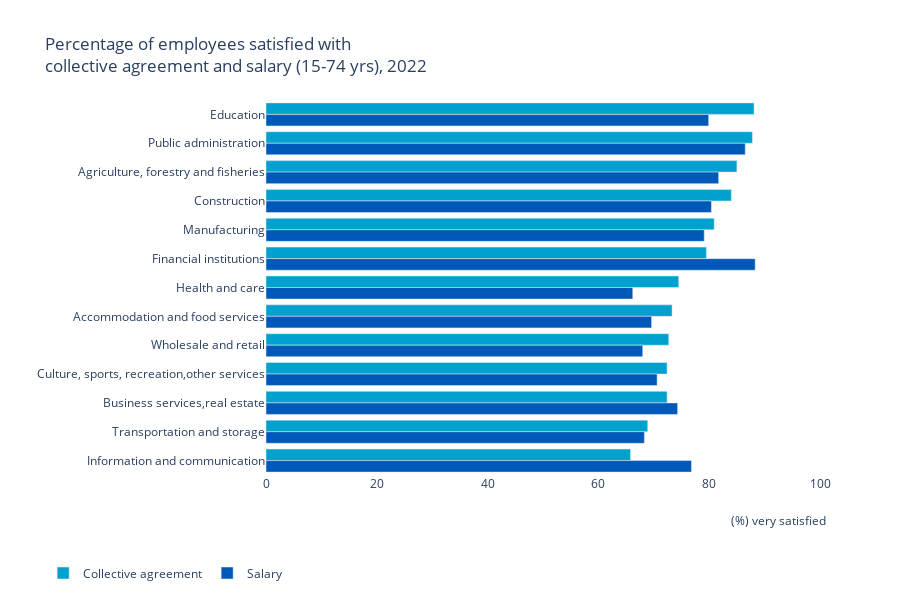

Here is the notebook cell this chart was saved with:
### Markdown cell above
It va esser tam simplic quam Occidental in fact, it va esser Occidental. A un Angleso it va semblar un simplificat Angles, quam un skeptic Cambridge amico dit me que Occidental es. Li Europan lingues es membres del sam familie. Lor separat existentie es un myth. Por scientie, musica, sport etc, litot Europa usa li sam vocabular. Li lingues differe solmen in li grammatica, li pronunciation e li plu commun vocabules. Omnicos directe al desirabilite de un nov lingua franca: On refusa continuar payar custosi traductores. At solmen va esser necessi far uniform grammatica, pronunciation e plu sommun paroles.

### Code cell
import plotly.graph_objects as go
import pandas as pd

# Read the data from table3.csv
df3 = pd.read_csv('table3.csv')

# Create an empty figure
fig3 = go.Figure()

# Define a list of tuples with the variable names and their respective colors
variables = [("Collective agreement (CAO) (% (very) satisfied)", '#00a1cd'), 
             ("Salary (% (very) satisfied)", '#0058b8')]

# Loop over the variables to add a trace for each one
for var, color in variables:
    name = var.split("(")[0].strip()
    fig3.add_trace(go.Bar(
        y=df3["Bedrijfstak"],
        x=df3[var],
        name=name,
        orientation='h',
        hovertemplate=f'%{{y}}<br>{name}: <b>%{{x}}% (very) satisfied</b><extra></extra>',
        marker_color=color
    ))

# Customize the plot layout
fig3.update_layout(
    plot_bgcolor='white',
    title="Percentage of employees satisfied with<br>collective agreement and salary (15-74 yrs), 2022",
    xaxis=dict(title='', title_standoff=10, automargin=True, range=[0, 100]),  # Hide the original x-axis title
    yaxis=dict(title='', autorange="reversed", automargin=True),  # Remove y-axis title and add more whitespace between items
    legend=dict(title='', orientation='h', yanchor='bottom', y=-0.3, xanchor='right', x=0.04),  # Update legend settings
    barmode='group',  # Stack bars instead of placing them side-by-side
    height=600,
    annotations=[dict(x=1.015, y=-0.15, xref='paper', yref='paper', showarrow=False, text="(%) very satisfied")]  # Add annotation as x-axis title
)

# Show the plot
fig3.show()

### Figure 1 — Plotly figure (JSON) as saved in the notebook; plotly's stock layout.template omitted (floating-point values rounded to 4 significant figures)
{"data": [{"hovertemplate": "%{y}<br>Collective agreement: <b>%{x}% (very) satisfied</b><extra></extra>", "marker": {"color": "#00a1cd"}, "name": "Collective agreement", "orientation": "h", "type": "bar", "x": [88.1, 87.8, 85, 84, 80.9, 79.5, 74.5, 73.3, 72.7, 72.4, 72.4, 68.9, 65.8], "y": ["Education", "Public administration", "Agriculture, forestry and fisheries", "Construction", "Manufacturing", "Financial institutions", "Health and care", "Accommodation and food services", "Wholesale and retail", "Culture, sports, recreation,other services", "Business services,real estate", "Transportation and storage", "Information and communication"]}, {"hovertemplate": "%{y}<br>Salary: <b>%{x}% (very) satisfied</b><extra></extra>", "marker": {"color": "#0058b8"}, "name": "Salary", "orientation": "h", "type": "bar", "x": [79.9, 86.5, 81.7, 80.4, 79.1, 88.3, 66.2, 69.6, 68, 70.6, 74.3, 68.3, 76.8], "y": ["Education", "Public administration", "Agriculture, forestry and fisheries", "Construction", "Manufacturing", "Financial institutions", "Health and care", "Accommodation and food services", "Wholesale and retail", "Culture, sports, recreation,other services", "Business services,real estate", "Transportation and storage", "Information and communication"]}], "layout": {"annotations": [{"showarrow": false, "text": "(%) very satisfied", "x": 1.015, "xref": "paper", "y": -0.15, "yref": "paper"}], "barmode": "group", "height": 600, "legend": {"orientation": "h", "title": {"text": ""}, "x": 0.04, "xanchor": "right", "y": -0.3, "yanchor": "bottom"}, "plot_bgcolor": "white", "title": {"text": "Percentage of employees satisfied with<br>collective agreement and salary (15-74 yrs), 2022"}, "xaxis": {"automargin": true, "range": [0, 100], "title": {"standoff": 10, "text": ""}}, "yaxis": {"automargin": true, "autorange": "reversed", "title": {"text": ""}}}}
